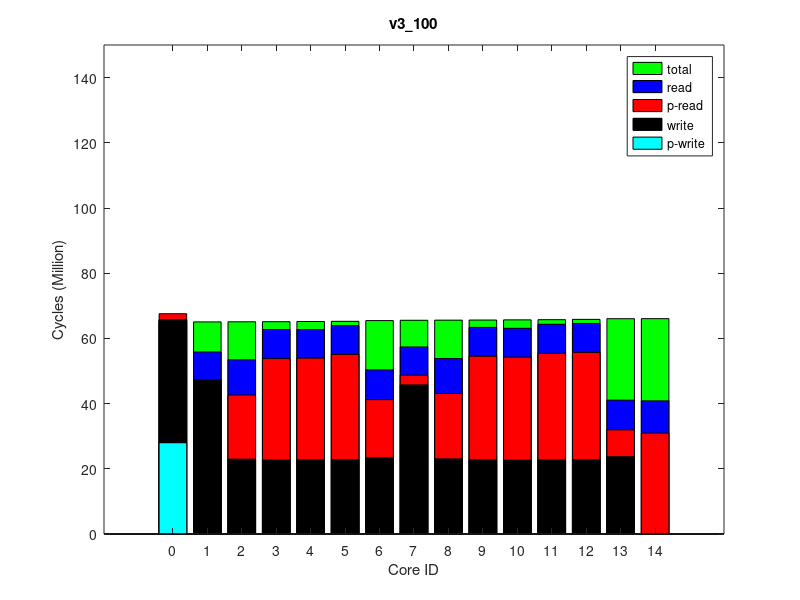

Here is the MATLAB script that generated this plot:
times(1, :, :) = [
1831218, 65068634, 0
23581, 65169863, 0
19675647, 65206542, 0
31114799, 65238935, 0
31185828, 65298260, 0
32288314, 65351782, 0
17807435, 65574729, 0
2983119, 65675558, 0
20044558, 65712341, 0
31752361, 65744589, 0
31602291, 65804089, 0
32673449, 65857804, 0
32904669, 65959548, 0
8233030, 66166427, 0
30105458, 66180834, 0
];
times(2, :, :) = [
1831218, 65068829, 0
23604, 65170080, 0
19676207, 65206728, 0
31115150, 65239148, 0
31185773, 65298479, 0
32289657, 65351984, 0
17807696, 65574933, 0
2983529, 65675800, 0
20045394, 65712562, 0
31752712, 65744808, 0
31602234, 65804305, 0
32674396, 65858010, 0
32904690, 65959595, 0
8236695, 66166434, 0
31049846, 66180858, 0
];
times(3, :, :) = [
1831218, 65068346, 0
23609, 65169594, 0
19675122, 65206234, 0
31114354, 65238628, 0
31185622, 65297948, 0
32288060, 65351470, 0
17807215, 65574366, 0
2982527, 65675193, 0
20044935, 65711964, 0
31751989, 65744203, 0
31601648, 65803683, 0
32672879, 65857402, 0
32904551, 65958979, 0
8236544, 66165848, 0
31049319, 66180257, 0
];
times(4, :, :) = [
1831218, 65068026, 0
23619, 65169283, 0
19675474, 65205942, 0
31114556, 65238345, 0
31185307, 65297676, 0
32288174, 65351181, 0
17806771, 65574293, 0
2983079, 65675118, 0
20044448, 65711899, 0
31751862, 65744145, 0
31601764, 65803657, 0
32673012, 65857376, 0
32904977, 65959020, 0
8236952, 66165892, 0
31049183, 66180317, 0
];
times(5, :, :) = [
1831218, 65067192, 0
23619, 65168427, 0
19674189, 65205081, 0
31113567, 65237487, 0
31183858, 65296840, 0
32287059, 65350351, 0
17806160, 65573279, 0
2981992, 65674112, 0
20043251, 65710894, 0
31750989, 65743119, 0
31600649, 65802609, 0
32672434, 65856352, 0
32904564, 65957952, 0
8235952, 66164801, 0
31048211, 66179223, 0
];
times(6, :, :) = [
1831218, 65067489, 0
23608, 65168741, 0
19675044, 65205398, 0
31113892, 65237802, 0
31184861, 65297126, 0
32287699, 65350640, 0
17806361, 65573597, 0
2982398, 65674425, 0
20043741, 65711203, 0
31751197, 65743432, 0
31601061, 65802949, 0
32673034, 65856652, 0
32903261, 65958217, 0
8236249, 66165068, 0
31048364, 66179476, 0
];
times(7, :, :) = [
1831218, 65068587, 0
23607, 65169814, 0
19675705, 65206477, 0
31114984, 65238879, 0
31185674, 65298209, 0
32288738, 65351709, 0
17807659, 65574699, 0
2983520, 65675515, 0
20044804, 65712285, 0
31752344, 65744498, 0
31602291, 65804027, 0
32673423, 65857721, 0
32905449, 65959330, 0
8237198, 66166166, 0
31049556, 66180594, 0
];
times(8, :, :) = [
1831218, 65068826, 0
23620, 65170068, 0
19675882, 65206730, 0
31115289, 65239139, 0
31185650, 65298459, 0
32289189, 65351978, 0
17808505, 65575045, 0
2983487, 65675862, 0
20045235, 65712656, 0
31752664, 65744897, 0
31602513, 65804415, 0
32674091, 65858132, 0
32904766, 65959773, 0
8237554, 66166632, 0
31050087, 66181064, 0
];
times(9, :, :) = [
1831218, 65068641, 0
23619, 65169880, 0
19675880, 65206545, 0
31115221, 65238961, 0
31186243, 65298307, 0
32287884, 65351816, 0
17807627, 65574855, 0
2983337, 65675714, 0
20044991, 65712493, 0
31752605, 65744735, 0
31602235, 65804253, 0
32674025, 65857965, 0
32905516, 65959587, 0
8237080, 66166439, 0
31049870, 66180868, 0
];
times(10, :, :) = [
1831218, 65067567, 0
23608, 65168795, 0
19674341, 65205456, 0
31113713, 65237841, 0
31184346, 65297210, 0
32287966, 65350720, 0
17806894, 65573639, 0
2982200, 65674463, 0
20043811, 65711227, 0
31751341, 65743473, 0
31601562, 65802944, 0
32671629, 65856663, 0
32904396, 65958245, 0
8235646, 66165081, 0
31048563, 66179509, 0
];
ave_times = round(squeeze(mean(times)));
format long g, ave_times
std_times = round(squeeze(std(times)));
format long g, std_times
polling_read_times = ave_times;
times(1, :, :) = [
27990944, 64914258, 0
0, 65015428, 0
0, 65051301, 0
0, 65083147, 0
0, 65142035, 0
0, 65195035, 0
61783, 65418905, 0
0, 65520010, 0
0, 65556143, 0
0, 65588041, 0
0, 65646855, 0
0, 65699826, 0
34049, 65799314, 0
0, 66005357, 0
0, 66019120, 0
];
times(2, :, :) = [
27991705, 64914871, 0
0, 65016039, 0
0, 65051918, 0
0, 65083768, 0
0, 65142662, 0
0, 65195655, 0
61831, 65419599, 0
0, 65520694, 0
0, 65556844, 0
0, 65588736, 0
0, 65647520, 0
0, 65700496, 0
34094, 65800021, 0
0, 66006035, 0
0, 66019796, 0
];
times(3, :, :) = [
27990773, 64914372, 0
0, 65015536, 0
0, 65051408, 0
0, 65083264, 0
0, 65142135, 0
0, 65195130, 0
62079, 65419280, 0
0, 65520377, 0
0, 65556522, 0
0, 65588410, 0
0, 65647227, 0
0, 65700199, 0
33979, 65799646, 0
0, 66005642, 0
0, 66019403, 0
];
times(4, :, :) = [
27989375, 64913393, 0
0, 65014540, 0
0, 65050410, 0
0, 65082256, 0
0, 65141145, 0
0, 65194134, 0
61799, 65418068, 0
0, 65519152, 0
0, 65555300, 0
0, 65587188, 0
0, 65646020, 0
0, 65698989, 0
33984, 65798448, 0
0, 66004466, 0
0, 66018215, 0
];
times(5, :, :) = [
27989998, 64914149, 0
0, 65015321, 0
0, 65051199, 0
0, 65083061, 0
0, 65141957, 0
0, 65194959, 0
61827, 65418893, 0
0, 65519989, 0
0, 65556129, 0
0, 65588029, 0
0, 65646810, 0
0, 65699805, 0
33979, 65799282, 0
0, 66005296, 0
0, 66019055, 0
];
times(6, :, :) = [
27989135, 64913410, 0
0, 65014567, 0
0, 65050440, 0
0, 65082283, 0
0, 65141188, 0
0, 65194201, 0
62069, 65418244, 0
0, 65519354, 0
0, 65555495, 0
0, 65587389, 0
0, 65646166, 0
0, 65699145, 0
34073, 65798647, 0
0, 66004674, 0
0, 66018438, 0
];
times(7, :, :) = [
27990136, 64914771, 0
0, 65015933, 0
0, 65051805, 0
0, 65083653, 0
0, 65142501, 0
0, 65195495, 0
61792, 65419416, 0
0, 65520547, 0
0, 65556681, 0
0, 65588572, 0
0, 65647402, 0
0, 65700369, 0
33983, 65799790, 0
0, 66005809, 0
0, 66019566, 0
];
times(8, :, :) = [
27991273, 64914773, 0
0, 65015910, 0
0, 65051779, 0
0, 65083618, 0
0, 65142467, 0
0, 65195459, 0
62090, 65419600, 0
0, 65520661, 0
0, 65556806, 0
0, 65588701, 0
0, 65647519, 0
0, 65700491, 0
33940, 65799890, 0
0, 66005903, 0
0, 66019655, 0
];
times(9, :, :) = [
27990586, 64913593, 0
0, 65014774, 0
0, 65050654, 0
0, 65082498, 0
0, 65141388, 0
0, 65194366, 0
61911, 65418331, 0
0, 65519415, 0
0, 65555553, 0
0, 65587448, 0
0, 65646266, 0
0, 65699242, 0
33978, 65798692, 0
0, 66004707, 0
0, 66018471, 0
];
times(10, :, :) = [
27991061, 64914084, 0
0, 65015250, 0
0, 65051127, 0
0, 65082997, 0
0, 65141885, 0
0, 65194871, 0
61889, 65418828, 0
0, 65519924, 0
0, 65556065, 0
0, 65587964, 0
0, 65646779, 0
0, 65699760, 0
33978, 65799210, 0
0, 66005220, 0
0, 66018989, 0
];
ave_times = round(squeeze(mean(times)));
format long g, ave_times
std_times = round(squeeze(std(times)));
format long g, std_times
polling_write_times = ave_times;
times(1, :, :) = [
0, 71980830, 0
8467417, 72092490, 64000
30465933, 72138306, 128000
40020264, 72175228, 64000
39925590, 72244096, 64000
41106348, 72307004, 64000
26933237, 72526402, 128000
11640700, 72640389, 64000
30766561, 72686524, 128000
40591316, 72723442, 64000
40444426, 72792207, 64000
41591922, 72855070, 64000
41767025, 73006042, 64000
17345693, 73253173, 128000
40005259, 73293036, 250000
];
times(2, :, :) = [
0, 71980164, 0
8467861, 72091837, 64000
30465385, 72137640, 128000
40019527, 72174532, 64000
39924551, 72243311, 64000
41105240, 72306206, 64000
26932471, 72525687, 128000
11640000, 72639635, 64000
30765450, 72685752, 128000
40590669, 72722692, 64000
40443822, 72791437, 64000
41591437, 72854284, 64000
41765130, 73005357, 64000
17341070, 73252487, 128000
40940307, 73292104, 250000
];
times(3, :, :) = [
0, 71980122, 0
8467460, 72091782, 64000
30465188, 72137584, 128000
40019567, 72174464, 64000
39924493, 72243261, 64000
41105070, 72306145, 64000
26932384, 72525708, 128000
11640233, 72639666, 64000
30765503, 72685782, 128000
40590213, 72722690, 64000
40443869, 72791432, 64000
41591658, 72854294, 64000
41765331, 73005321, 64000
17341020, 73252445, 128000
40940296, 73292078, 250000
];
times(4, :, :) = [
0, 71979674, 0
8467309, 72091321, 64000
30465007, 72137140, 128000
40019188, 72174029, 64000
39924157, 72242858, 64000
41104311, 72305767, 64000
26931953, 72525138, 128000
11639779, 72639114, 64000
30765130, 72685249, 128000
40589994, 72722163, 64000
40442796, 72790919, 64000
41590088, 72853809, 64000
41764544, 73004860, 64000
17340212, 73251986, 128000
40939918, 73291623, 250000
];
times(5, :, :) = [
0, 71979435, 0
8466924, 72091076, 64000
30464631, 72136904, 128000
40018813, 72173784, 64000
39924072, 72242624, 64000
41104025, 72305514, 64000
26931199, 72524936, 128000
11639451, 72638925, 64000
30764855, 72685040, 128000
40589801, 72721946, 64000
40442977, 72790700, 64000
41590388, 72853570, 64000
41765122, 73004594, 64000
17340279, 73251725, 128000
40939607, 73291352, 250000
];
times(6, :, :) = [
0, 71979745, 0
8466688, 72091423, 64000
30464940, 72137244, 128000
40019303, 72174134, 64000
39924619, 72242958, 64000
41105505, 72305868, 64000
26932050, 72525279, 128000
11639350, 72639299, 64000
30765395, 72685431, 128000
40590224, 72722347, 64000
40443156, 72791070, 64000
41591358, 72853939, 64000
41764961, 73005087, 64000
17340993, 73252223, 128000
40940045, 73291861, 250000
];
times(7, :, :) = [
0, 71978630, 0
8466752, 72090304, 64000
30463893, 72136123, 128000
40018060, 72173025, 64000
39923446, 72241850, 64000
41104121, 72304727, 64000
26931830, 72524235, 128000
11638310, 72638195, 64000
30764278, 72684323, 128000
40589067, 72721247, 64000
40442306, 72790000, 64000
41589497, 72852878, 64000
41763957, 73003973, 64000
17339451, 73251116, 128000
40938990, 73290785, 250000
];
times(8, :, :) = [
0, 71980033, 0
8466547, 72091681, 64000
30465242, 72137502, 128000
40019369, 72174384, 64000
39925011, 72243161, 64000
41105018, 72306067, 64000
26932254, 72525537, 128000
11640146, 72639508, 64000
30765704, 72685633, 128000
40590537, 72722553, 64000
40443733, 72791293, 64000
41591416, 72854163, 64000
41765530, 73005219, 64000
17341186, 73252376, 128000
40940254, 73292009, 250000
];
times(9, :, :) = [
0, 71978212, 0
8466536, 72089862, 64000
30463516, 72135675, 128000
40017529, 72172560, 64000
39922911, 72241385, 64000
41103921, 72304278, 64000
26930315, 72523647, 128000
11637836, 72637640, 64000
30763426, 72683758, 128000
40588436, 72720667, 64000
40441929, 72789435, 64000
41589198, 72852308, 64000
41763359, 73003337, 64000
17339174, 73250470, 128000
40938288, 73290087, 250000
];
times(10, :, :) = [
0, 71979960, 0
8466681, 72091613, 64000
30464943, 72137417, 128000
40019372, 72174294, 64000
39924226, 72243092, 64000
41105066, 72305992, 64000
26932682, 72525610, 128000
11639817, 72639569, 64000
30765843, 72685680, 128000
40590353, 72722590, 64000
40443546, 72791340, 64000
41590937, 72854196, 64000
41765813, 73005230, 64000
17340932, 73252364, 128000
40940188, 73292004, 250000
];
ave_times = round(squeeze(mean(times)));
format long g, ave_times
std_times = round(squeeze(std(times)));
format long g, std_times
read_times = ave_times;
times(1, :, :) = [
0, 64962305, 0
0, 65063450, 0
0, 65099242, 0
0, 65131108, 0
0, 65189879, 0
0, 65242790, 0
0, 65463824, 0
0, 65564895, 0
0, 65600994, 0
0, 65632898, 0
0, 65691627, 0
0, 65744454, 0
0, 65843152, 0
0, 66048996, 0
0, 66062761, 0
];
times(2, :, :) = [
0, 64960913, 0
0, 65062097, 0
0, 65097893, 0
0, 65129753, 0
0, 65188573, 0
0, 65241473, 0
0, 65462247, 0
0, 65563293, 0
0, 65599388, 0
0, 65631283, 0
0, 65689966, 0
0, 65742797, 0
0, 65841490, 0
0, 66047327, 0
0, 66061093, 0
];
times(3, :, :) = [
0, 64961859, 0
0, 65063035, 0
0, 65098865, 0
0, 65130709, 0
0, 65189451, 0
0, 65242336, 0
0, 65463475, 0
0, 65564555, 0
0, 65600646, 0
0, 65632540, 0
0, 65691249, 0
0, 65744075, 0
0, 65842695, 0
0, 66048535, 0
0, 66062281, 0
];
times(4, :, :) = [
0, 64959890, 0
0, 65061069, 0
0, 65096867, 0
0, 65128723, 0
0, 65187555, 0
0, 65240464, 0
0, 65461274, 0
0, 65562341, 0
0, 65598437, 0
0, 65630332, 0
0, 65689119, 0
0, 65741960, 0
0, 65840626, 0
0, 66046475, 0
0, 66060230, 0
];
times(5, :, :) = [
0, 64961635, 0
0, 65062798, 0
0, 65098583, 0
0, 65130424, 0
0, 65189206, 0
0, 65242150, 0
0, 65463237, 0
0, 65564286, 0
0, 65600365, 0
0, 65632255, 0
0, 65690959, 0
0, 65743784, 0
0, 65842441, 0
0, 66048268, 0
0, 66062023, 0
];
times(6, :, :) = [
0, 64959883, 0
0, 65061069, 0
0, 65096864, 0
0, 65128715, 0
0, 65187468, 0
0, 65240366, 0
0, 65461373, 0
0, 65562418, 0
0, 65598498, 0
0, 65630395, 0
0, 65689096, 0
0, 65741928, 0
0, 65840630, 0
0, 66046444, 0
0, 66060196, 0
];
times(7, :, :) = [
0, 64961802, 0
0, 65062929, 0
0, 65098719, 0
0, 65130577, 0
0, 65189371, 0
0, 65242231, 0
0, 65463342, 0
0, 65564397, 0
0, 65600487, 0
0, 65632365, 0
0, 65691055, 0
0, 65743875, 0
0, 65842607, 0
0, 66048443, 0
0, 66062190, 0
];
times(8, :, :) = [
0, 64961977, 0
0, 65063149, 0
0, 65098951, 0
0, 65130792, 0
0, 65189563, 0
0, 65242483, 0
0, 65463452, 0
0, 65564515, 0
0, 65600613, 0
0, 65632515, 0
0, 65691213, 0
0, 65744047, 0
0, 65842685, 0
0, 66048527, 0
0, 66062287, 0
];
times(9, :, :) = [
0, 64959919, 0
0, 65061109, 0
0, 65096903, 0
0, 65128757, 0
0, 65187541, 0
0, 65240424, 0
0, 65461558, 0
0, 65562626, 0
0, 65598729, 0
0, 65630636, 0
0, 65689338, 0
0, 65742172, 0
0, 65840910, 0
0, 66046746, 0
0, 66060510, 0
];
times(10, :, :) = [
0, 64960611, 0
0, 65061771, 0
0, 65097572, 0
0, 65129432, 0
0, 65188224, 0
0, 65241120, 0
0, 65462251, 0
0, 65563308, 0
0, 65599386, 0
0, 65631295, 0
0, 65689999, 0
0, 65742824, 0
0, 65841563, 0
0, 66047386, 0
0, 66061146, 0
];
ave_times = round(squeeze(mean(times)));
format long g, ave_times
std_times = round(squeeze(std(times)));
format long g, std_times
total_times = ave_times;
times(1, :, :) = [
65746549, 78725631, 64000
47369138, 78849172, 128000
22961260, 78890453, 64000
22704568, 78928018, 64000
22762346, 78997948, 64000
22808606, 79061855, 64000
23408684, 79355508, 64000
45744960, 79478993, 128000
23063966, 79520575, 64000
22778687, 79558184, 64000
22652128, 79628003, 64000
22742130, 79691820, 64000
22813681, 79778240, 64000
23717769, 80011569, 64000
0, 80025316, 0
];
times(2, :, :) = [
65746051, 78725121, 64000
47368014, 78848666, 128000
22960617, 78889938, 64000
22704460, 78927511, 64000
22762283, 78997424, 64000
22808594, 79061348, 64000
23409113, 79354960, 64000
45744737, 79478466, 128000
23063886, 79520046, 64000
22778605, 79557650, 64000
22652317, 79627471, 64000
22742012, 79691292, 64000
22814147, 79777668, 64000
23719108, 80011049, 64000
0, 80024795, 0
];
times(3, :, :) = [
65745666, 78724636, 64000
47367947, 78848156, 128000
22960970, 78889440, 64000
22704338, 78927013, 64000
22762226, 78996935, 64000
22808888, 79060863, 64000
23408656, 79354480, 64000
45745013, 79477961, 128000
23063746, 79519551, 64000
22778783, 79557157, 64000
22652181, 79626987, 64000
22742495, 79690839, 64000
22813750, 79777205, 64000
23719123, 80010547, 64000
0, 80024293, 0
];
times(4, :, :) = [
65746992, 78726072, 64000
47369221, 78849576, 128000
22960987, 78890868, 64000
22704393, 78928456, 64000
22762253, 78998390, 64000
22808867, 79062314, 64000
23408950, 79355970, 64000
45744869, 79479456, 128000
23063767, 79521048, 64000
22778549, 79558666, 64000
22652094, 79628485, 64000
22742635, 79692324, 64000
22813276, 79778727, 64000
23719543, 80012091, 64000
0, 80025842, 0
];
times(5, :, :) = [
65745517, 78724594, 64000
47367942, 78848095, 128000
22960978, 78889385, 64000
22704377, 78926956, 64000
22762321, 78996891, 64000
22808651, 79060807, 64000
23409378, 79354586, 64000
45744337, 79478081, 128000
23063870, 79519682, 64000
22778592, 79557290, 64000
22652199, 79627104, 64000
22741594, 79690918, 64000
22813786, 79777311, 64000
23719063, 80010661, 64000
0, 80024414, 0
];
times(6, :, :) = [
65747787, 78726860, 64000
47369719, 78850374, 128000
22960705, 78891654, 64000
22704463, 78929237, 64000
22762207, 78999183, 64000
22809009, 79063090, 64000
23408811, 79356758, 64000
45744559, 79480259, 128000
23063859, 79521856, 64000
22778908, 79559468, 64000
22652220, 79629294, 64000
22742483, 79693149, 64000
22813383, 79779514, 64000
23719069, 80012850, 64000
0, 80026598, 0
];
times(7, :, :) = [
65744269, 78723186, 64000
47367319, 78846725, 128000
22960788, 78888014, 64000
22704287, 78925592, 64000
22762326, 78995532, 64000
22808660, 79059442, 64000
23408750, 79353055, 64000
45744613, 79476564, 128000
23063839, 79518152, 64000
22778896, 79555769, 64000
22651958, 79625592, 64000
22742364, 79689427, 64000
22813912, 79775826, 64000
23718989, 80009176, 64000
0, 80022923, 0
];
times(8, :, :) = [
65745991, 78725035, 64000
47368235, 78848543, 128000
22960682, 78889825, 64000
22704432, 78927406, 64000
22762088, 78997328, 64000
22808655, 79061268, 64000
23409176, 79354950, 64000
45744641, 79478415, 128000
23063851, 79520015, 64000
22778804, 79557627, 64000
22652150, 79627451, 64000
22742279, 79691289, 64000
22813696, 79777688, 64000
23719118, 80011033, 64000
0, 80024784, 0
];
times(9, :, :) = [
65746785, 78725889, 64000
47368295, 78849383, 128000
22960719, 78890719, 64000
22704551, 78928300, 64000
22762150, 78998232, 64000
22808729, 79062170, 64000
23408912, 79355841, 64000
45744711, 79479402, 128000
23063751, 79520998, 64000
22778756, 79558601, 64000
22652169, 79628427, 64000
22741852, 79692252, 64000
22813603, 79778649, 64000
23719151, 80012011, 64000
0, 80025761, 0
];
times(10, :, :) = [
65747876, 78726900, 64000
47369237, 78850458, 128000
22960759, 78891786, 64000
22704471, 78929366, 64000
22762261, 78999306, 64000
22808644, 79063217, 64000
23408700, 79356903, 64000
45744233, 79480419, 128000
23063835, 79522017, 64000
22778614, 79559633, 64000
22652098, 79629456, 64000
22741666, 79693294, 64000
22813673, 79779695, 64000
23719170, 80013041, 64000
0, 80026795, 0
];
ave_times = round(squeeze(mean(times)));
format long g, ave_times
std_times = round(squeeze(std(times)));
format long g, std_times
write_times = ave_times;
mytitle = 'v3\_100';
% order = [1 2 3 4 8 7 6 5 9 10 11 12 15 14 13];
order = 1:15;

total_times = total_times(:, 2)(order);

read_times = read_times(:, 1)(order);
write_times = write_times(:, 1)(order);

polling_read_times = polling_read_times(:, 1)(order);
polling_write_times = polling_write_times(:, 1)(order);

total_times /= 1000000;

read_times /= 1000000;
write_times /= 1000000;

polling_read_times /= 1000000;
polling_write_times /= 1000000;

% laying read on top of write
read_times += write_times;
polling_read_times += write_times;

figure(1);
clf()
% set(gcf, 'Position', get(0,'Screensize'));
% set(gcf,'units','normalized','outerposition',[0 0 1 1])
bar(0:14, total_times,'g');
hold on;
bar(0:14, read_times,'b');
bar(0:14, polling_read_times,'r');
bar(0:14, write_times,'k');
bar(0:14, polling_write_times,'c');
hold off

axis([-2 16 0 150])
% axis([-1 15])
set(gca,'XTick',0:14);
% set(gca,'xticklabel',{ '0'; '1'; '2'; '3'; '7'; '6'; '5'; '4'; '8'; '9'; '10'; '11'; '15'; '14'; '13' })

xlabel('Core ID')
ylabel('Cycles (Million)')

legend('total', 'read', 'p-read', 'write', 'p-write')
title(mytitle)
print(1, strcat(mytitle, '.png'))
